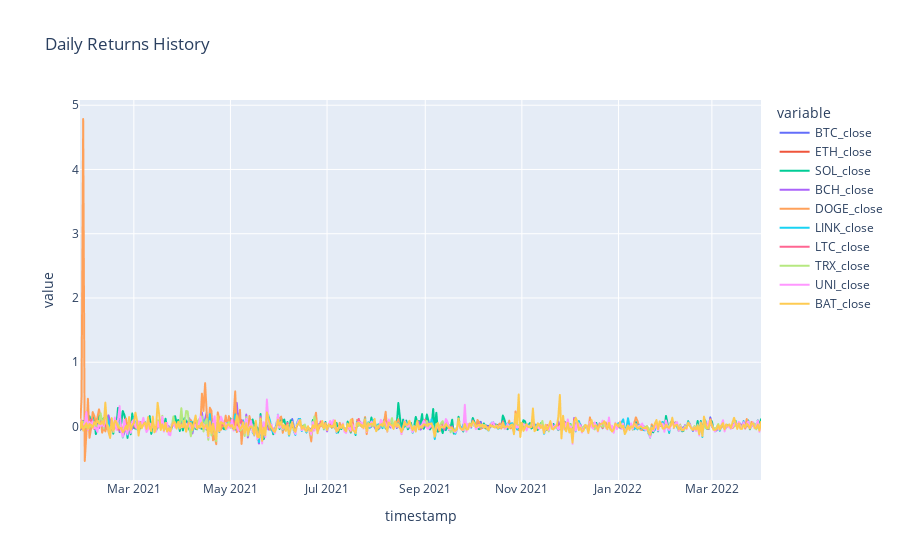

This figure's notebook cell:
### Code cell
# Display Daily Returns Plot



daily_returns_plot = px.line(
daily_returns, title="Daily Returns History")

daily_returns_plot

### Figure 1 — Plotly figure (JSON) as saved in the notebook; plotly's stock layout.template omitted (floating-point values rounded to 4 significant figures; data arrays with more than 128 entries replaced by an {"elided": "..."} marker saying what was removed)
{"data": [{"hovertemplate": "variable=BTC_close<br>timestamp=%{x}<br>value=%{y}<extra></extra>", "legendgroup": "BTC_close", "line": {"color": "#636efa", "dash": "solid"}, "marker": {"symbol": "circle"}, "mode": "lines", "name": "BTC_close", "showlegend": true, "type": "scattergl", "x": {"elided": "431 str values"}, "xaxis": "x", "y": {"elided": "431 float values"}, "yaxis": "y"}, {"hovertemplate": "variable=ETH_close<br>timestamp=%{x}<br>value=%{y}<extra></extra>", "legendgroup": "ETH_close", "line": {"color": "#EF553B", "dash": "solid"}, "marker": {"symbol": "circle"}, "mode": "lines", "name": "ETH_close", "showlegend": true, "type": "scattergl", "x": {"elided": "431 str values"}, "xaxis": "x", "y": {"elided": "431 float values"}, "yaxis": "y"}, {"hovertemplate": "variable=SOL_close<br>timestamp=%{x}<br>value=%{y}<extra></extra>", "legendgroup": "SOL_close", "line": {"color": "#00cc96", "dash": "solid"}, "marker": {"symbol": "circle"}, "mode": "lines", "name": "SOL_close", "showlegend": true, "type": "scattergl", "x": {"elided": "431 str values"}, "xaxis": "x", "y": {"elided": "431 float values"}, "yaxis": "y"}, {"hovertemplate": "variable=BCH_close<br>timestamp=%{x}<br>value=%{y}<extra></extra>", "legendgroup": "BCH_close", "line": {"color": "#ab63fa", "dash": "solid"}, "marker": {"symbol": "circle"}, "mode": "lines", "name": "BCH_close", "showlegend": true, "type": "scattergl", "x": {"elided": "431 str values"}, "xaxis": "x", "y": {"elided": "431 float values"}, "yaxis": "y"}, {"hovertemplate": "variable=DOGE_close<br>timestamp=%{x}<br>value=%{y}<extra></extra>", "legendgroup": "DOGE_close", "line": {"color": "#FFA15A", "dash": "solid"}, "marker": {"symbol": "circle"}, "mode": "lines", "name": "DOGE_close", "showlegend": true, "type": "scattergl", "x": {"elided": "431 str values"}, "xaxis": "x", "y": {"elided": "431 float values"}, "yaxis": "y"}, {"hovertemplate": "variable=LINK_close<br>timestamp=%{x}<br>value=%{y}<extra></extra>", "legendgroup": "LINK_close", "line": {"color": "#19d3f3", "dash": "solid"}, "marker": {"symbol": "circle"}, "mode": "lines", "name": "LINK_close", "showlegend": true, "type": "scattergl", "x": {"elided": "431 str values"}, "xaxis": "x", "y": {"elided": "431 float values"}, "yaxis": "y"}, {"hovertemplate": "variable=LTC_close<br>timestamp=%{x}<br>value=%{y}<extra></extra>", "legendgroup": "LTC_close", "line": {"color": "#FF6692", "dash": "solid"}, "marker": {"symbol": "circle"}, "mode": "lines", "name": "LTC_close", "showlegend": true, "type": "scattergl", "x": {"elided": "431 str values"}, "xaxis": "x", "y": {"elided": "431 float values"}, "yaxis": "y"}, {"hovertemplate": "variable=TRX_close<br>timestamp=%{x}<br>value=%{y}<extra></extra>", "legendgroup": "TRX_close", "line": {"color": "#B6E880", "dash": "solid"}, "marker": {"symbol": "circle"}, "mode": "lines", "name": "TRX_close", "showlegend": true, "type": "scattergl", "x": {"elided": "431 str values"}, "xaxis": "x", "y": {"elided": "431 float values"}, "yaxis": "y"}, {"hovertemplate": "variable=UNI_close<br>timestamp=%{x}<br>value=%{y}<extra></extra>", "legendgroup": "UNI_close", "line": {"color": "#FF97FF", "dash": "solid"}, "marker": {"symbol": "circle"}, "mode": "lines", "name": "UNI_close", "showlegend": true, "type": "scattergl", "x": {"elided": "431 str values"}, "xaxis": "x", "y": {"elided": "431 float values"}, "yaxis": "y"}, {"hovertemplate": "variable=BAT_close<br>timestamp=%{x}<br>value=%{y}<extra></extra>", "legendgroup": "BAT_close", "line": {"color": "#FECB52", "dash": "solid"}, "marker": {"symbol": "circle"}, "mode": "lines", "name": "BAT_close", "showlegend": true, "type": "scattergl", "x": {"elided": "431 str values"}, "xaxis": "x", "y": {"elided": "431 float values"}, "yaxis": "y"}], "layout": {"autosize": true, "legend": {"title": {"text": "variable"}, "tracegroupgap": 0}, "title": {"text": "Daily Returns History"}, "xaxis": {"anchor": "y", "autorange": true, "domain": [0, 1], "range": ["2021-01-26", "2022-04-01"], "title": {"text": "timestamp"}, "type": "date"}, "yaxis": {"anchor": "x", "autorange": true, "domain": [0, 1], "range": [-0.8324, 5.081], "title": {"text": "value"}, "type": "linear"}}}
